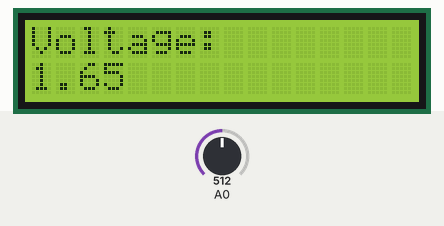
A sketch run on a simulated ESP8266 (Wemos D1 mini). Parts: 16×2 character LCD. The test bench sets the inputs (shaded band); at power-on: A0 = 512.

Above: at 1.2 s.
1.3 s: A0 set to 716
At 2.4 s:
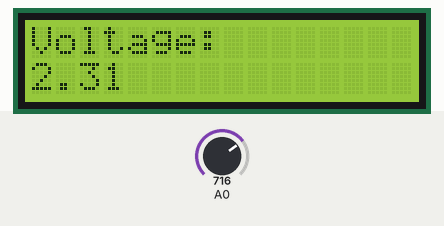
4.0 s: A0 set to 900
At 5.3 s:
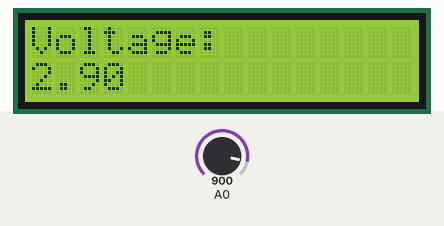
6.7 s: A0 set to 1023
At 8.6 s:
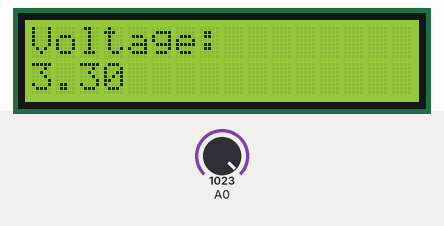
Timing chart, 0 to 10.1 s (numbered marks = the images above; inputs shaded):
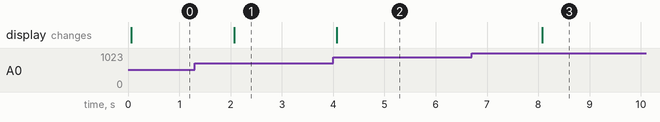

The sketch:

LCD_Display.ino
```cpp
#include <LiquidCrystal.h>
LiquidCrystal lcd(D8,D9,D4,D5,D6,D7);

void setup() {
  Serial.begin(9600);
  lcd.begin(16,2);

}

void loop() {

  int potentiometer = analogRead(A0);
  float voltage = 3.3*(potentiometer/1023.0);

  lcd.clear();
  lcd.setCursor(0,0);
  lcd.print("Voltage:");
  lcd.setCursor(0,1);
  lcd.print(voltage);
  delay(2000);


}
```

Measured:
- after the input at 1.3 s, the display: changes after 0.77 s (image 1)
- after the input at 4.0 s, the display: changes after 0.07 s (image 2)
- after the input at 6.7 s, the display: changes after 1.4 s (image 3)
